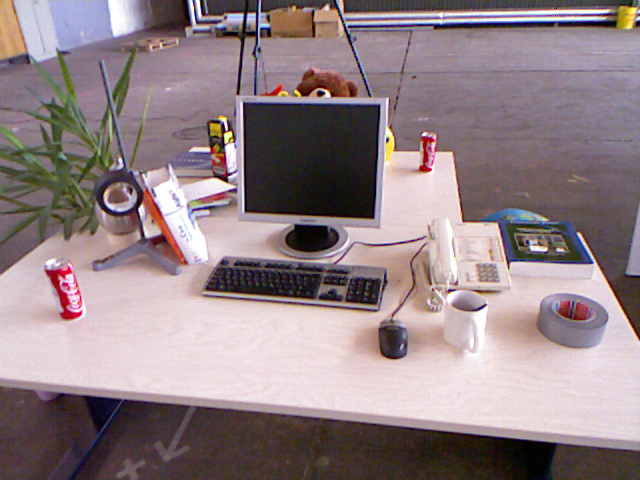
//> input picture ch7/1.png, 640 x 480 px
$ ./pose3d3d   (built with g++ and OpenCV 4)
//> lines starting //> are read from the running program, lines starting //| are printed output that depends on the picture
#include <iostream>
#include <opencv2/core/core.hpp>
#include <opencv2/features2d/features2d.hpp>
#include <opencv2/imgproc.hpp>
#include <opencv2/highgui/highgui.hpp>
#include <opencv2/calib3d/calib3d.hpp>
#include <vector>
#include <Eigen/Core>
#include <Eigen/Geometry>
#include <Eigen/SVD>
#include <g2o/core/base_vertex.h>
#include <g2o/core/base_unary_edge.h>
#include <g2o/core/block_solver.h>
#include <g2o/core/optimization_algorithm_gauss_newton.h>
#include <g2o/core/optimization_algorithm_levenberg.h>
#include <g2o/solvers/dense/linear_solver_dense.h>
#include <chrono>
// #include <sophus/se3.hpp>

using namespace std;
using namespace cv;

// [48 lines of commented-out code are left out]

void find_feature_matches(
    const Mat &img_1, const Mat &img_2,
    std::vector<KeyPoint> &keypoints_1,
    std::vector<KeyPoint> &keypoints_2,
    std::vector<DMatch> &matches)
{
    //-- 初始化
    Mat descriptors_1, descriptors_2;
    Ptr<SIFT> detector = SIFT::create();
    detector->detectAndCompute(img_1, noArray(), keypoints_1, descriptors_1);
    detector->detectAndCompute(img_2, noArray(), keypoints_2, descriptors_2);

    Ptr<DescriptorMatcher> matcher = DescriptorMatcher::create(DescriptorMatcher::FLANNBASED);
    vector<vector<DMatch>> knn_matches;
    matcher->knnMatch(descriptors_1, descriptors_2, knn_matches, 2);

    const float ratio_thresh = 0.25f;
    for (size_t i = 0; i < knn_matches.size(); i++)
        if (knn_matches[i][0].distance < ratio_thresh * knn_matches[i][1].distance)
            matches.push_back(knn_matches[i][0]);

    Mat img_matches;
    drawMatches(img_1, keypoints_1, img_2, keypoints_2, matches, img_matches);
    namedWindow("Matches", WINDOW_NORMAL);
    imshow("Matches", img_matches );
    waitKey();
}

// 像素坐标转相机归一化坐标
Point2d pixel2cam(const Point2d &p, const Mat &K)
{
    return Point2d(
        (p.x - K.at<double>(0, 2)) / K.at<double>(0, 0),
        (p.y - K.at<double>(1, 2)) / K.at<double>(1, 1));
}

void pose_estimation_3d3d(
    const vector<Point3f> &pts1,
    const vector<Point3f> &pts2,
    Mat &R, Mat &t)
{
    Point3f p1, p2; // center of mass
    int N = pts1.size();
    for (int i = 0; i < N; i++)
    {
        p1 += pts1[i];
        p2 += pts2[i];
    }
    p1 = Point3f(Vec3f(p1) / N);
    p2 = Point3f(Vec3f(p2) / N);
    vector<Point3f> q1(N), q2(N); // remove the center
    for (int i = 0; i < N; i++)
    {
        q1[i] = pts1[i] - p1;
        q2[i] = pts2[i] - p2;
    }

    // compute q1*q2^T
    Eigen::Matrix3d W = Eigen::Matrix3d::Zero();
    for (int i = 0; i < N; i++)
    {
        W += Eigen::Vector3d(q1[i].x, q1[i].y, q1[i].z) * Eigen::Vector3d(q2[i].x, q2[i].y, q2[i].z).transpose();
    }
    // cout << "W=" << W << endl;

    // SVD on W
    Eigen::JacobiSVD<Eigen::Matrix3d> svd(W, Eigen::ComputeFullU | Eigen::ComputeFullV);
    Eigen::Matrix3d U = svd.matrixU();
    Eigen::Matrix3d V = svd.matrixV();

    if (U.determinant() * V.determinant() < 0)
    {
        for (int x = 0; x < 3; ++x)
        {
            U(x, 2) *= -1;
        }
    }

    // cout << "U=" << U << endl;
    // cout << "V=" << V << endl;

    Eigen::Matrix3d R_ = U * (V.transpose());
    Eigen::Vector3d t_ = Eigen::Vector3d(p1.x, p1.y, p1.z) - R_ * Eigen::Vector3d(p2.x, p2.y, p2.z);

    // convert to cv::Mat
    R = (Mat_<double>(3, 3) << R_(0, 0), R_(0, 1), R_(0, 2),
         R_(1, 0), R_(1, 1), R_(1, 2),
         R_(2, 0), R_(2, 1), R_(2, 2));
    t = (Mat_<double>(3, 1) << t_(0, 0), t_(1, 0), t_(2, 0));
}

// [53 lines of commented-out code are left out]

int main(int argc, char **argv)
{
    //-- 读取IR图像
    Mat img_1 = imread("../1.png", IMREAD_COLOR);
//> img_1 is the input picture: 480 rows x 640 cols, CV_8UC3; mean B, G, R 133.9, 129.9, 146.3
    Mat img_2 = imread("../2.png", IMREAD_COLOR);
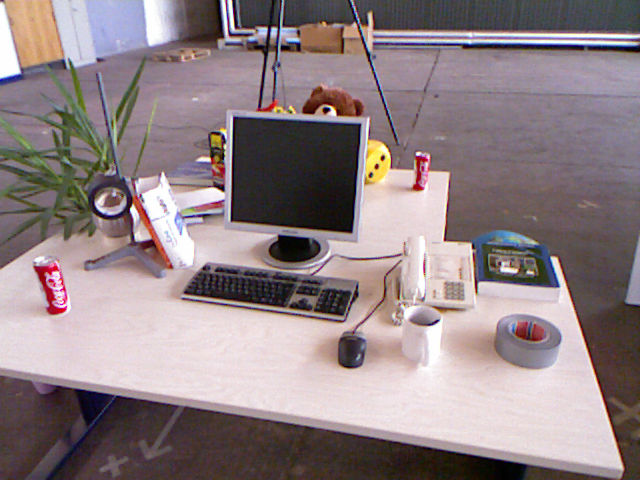
//> input picture ch7/2.png, 640 x 480 px
//> img_2 is the input picture: 480 rows x 640 cols, CV_8UC3; mean B, G, R 133.1, 129.9, 144.4

    vector<KeyPoint> keypoints_1, keypoints_2;
    vector<DMatch> matches;
    find_feature_matches(img_1, img_2, keypoints_1, keypoints_2, matches);
//> in find_feature_matches, `detector->detectAndCompute(img_1, noArray(), keypoints_1, descriptors_..`: keypoints_1 = 1527 keypoints; strongest (x, y, size): (387, 140, 2.3), (226, 127, 2.4), (320, 94, 3.9), (228, 135, 4.7)
//> in find_feature_matches, `detector->detectAndCompute(img_2, noArray(), keypoints_2, descriptors_..`: keypoints_2 = 1429 keypoints; strongest (x, y, size): (383, 158, 3.1), (377, 166, 3.2), (326, 110, 4), (133, 210, 4.8)
//> in find_feature_matches, `matcher->knnMatch(descriptors_1, descriptors_2, knn_matches, 2);`: knn_matches = 1527 matches
//> in find_feature_matches, `drawMatches(img_1, keypoints_1, img_2, keypoints_2, matches, img_match..`:
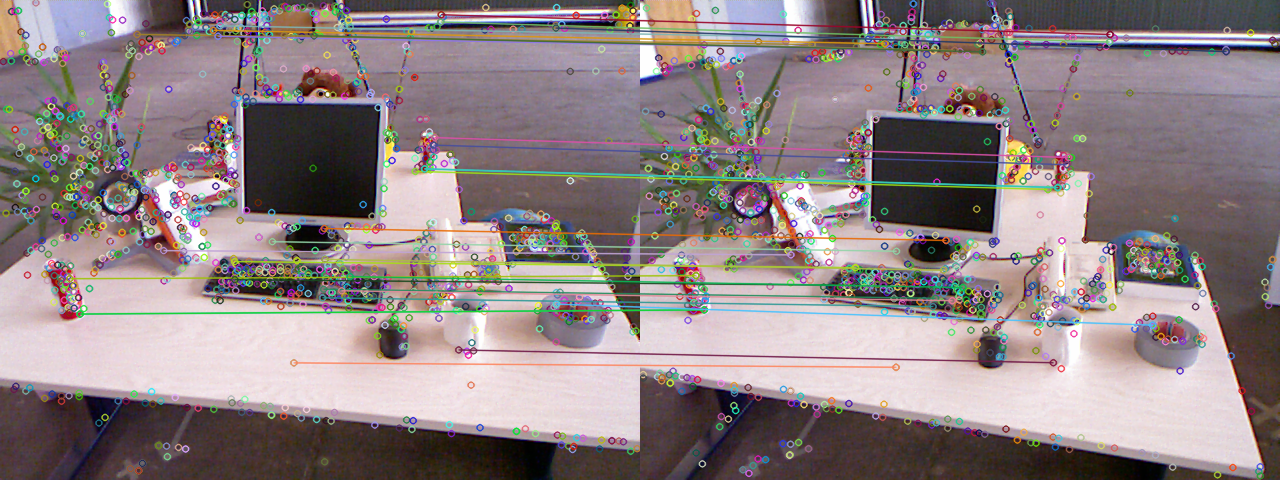
//> img_matches: 480 rows x 1280 cols, CV_8UC3; mean B, G, R 132.6, 130.8, 143.6
//> matches = 30 matches
    cout << "一共找到了" << matches.size() << "组匹配点" << endl;
//| 一共找到了30组匹配点

    // 建立3D点
    Mat depth1 = imread("../1_depth.png", IMREAD_UNCHANGED); // 深度图为16位无符号数，单通道图像
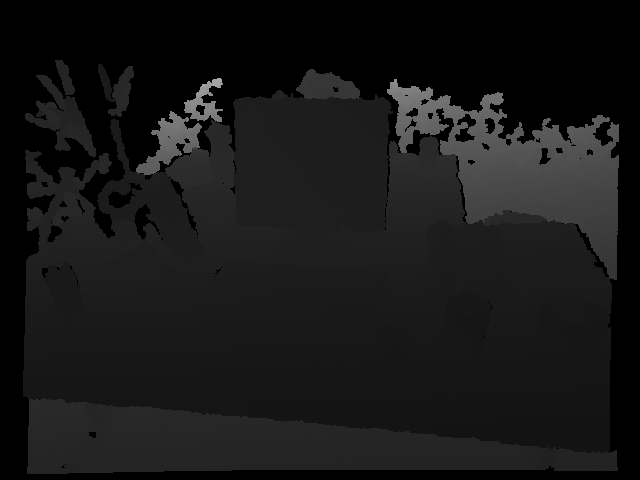
//> input picture ch7/1_depth.png, 640 x 480 px
//> depth1 is the input picture: 480 rows x 640 cols, CV_16UC1; min 0, max 42819, mean 5969.1
    Mat depth2 = imread("../2_depth.png", IMREAD_UNCHANGED); // 深度图为16位无符号数，单通道图像
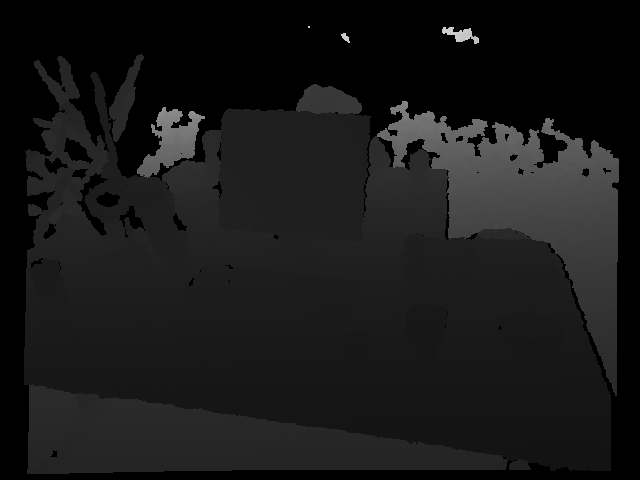
//> input picture ch7/2_depth.png, 640 x 480 px
//> depth2 is the input picture: 480 rows x 640 cols, CV_16UC1; min 0, max 52492, mean 6231.4
    Mat K = (Mat_<double>(3, 3) << 509, 0, 317, 0, 509.0, 248, 0, 0, 1);
    vector<Point3f> pts1, pts2;

    for (DMatch m : matches)
    {
        ushort d1 = depth1.ptr<unsigned short>(int(keypoints_1[m.queryIdx].pt.y))[int(keypoints_1[m.queryIdx].pt.x)];
        ushort d2 = depth2.ptr<unsigned short>(int(keypoints_2[m.trainIdx].pt.y))[int(keypoints_2[m.trainIdx].pt.x)];
        if (d1 == 0 || d2 == 0) // bad depth
            continue;
        Point2d p1 = pixel2cam(keypoints_1[m.queryIdx].pt, K);
        Point2d p2 = pixel2cam(keypoints_2[m.trainIdx].pt, K);
        float dd1 = float(d1) / 1000.0;
        float dd2 = float(d2) / 1000.0;
        pts1.push_back(Point3f(p1.x * dd1, p1.y * dd1, dd1));
        pts2.push_back(Point3f(p2.x * dd2, p2.y * dd2, dd2));
    }
//> this loop made 30 passes
//> (d1, d2, p1, p2, dd1, dd2) on passes 1, 2, 3, 5, 9, 10, 11, 13, 15: (6439, 6870, Point(-0.487, 0.0594), Point(-0.514, 0.0533), 6.44, 6.87), (6671, 7080, Point(-0.466, 0.129), Point(-0.498, 0.121), 6.67, 7.08), (6671, 7080, Point(-0.466, 0.129), Point(-0.498, 0.121), 6.67, 7.08), (8355, 8704, Point(-0.302, 0.00414), Point(-0.327, 0.0125), 8.35, 8.7), (7994, 7860, Point(-0.163, 0.0257), Point(-0.2, 0.0377), 7.99, 7.86), (7219, 7478, Point(-0.162, 0.0613), Point(-0.201, 0.0725), 7.22, 7.48), (8430, 8704, Point(-0.0888, -0.0134), Point(-0.12, 0.00535), 8.43, 8.7), (5891, 6100, Point(-0.0463, 0.225), Point(-0.121, 0.233), 5.89, 6.1), (6746, 6945, Point(0.0101, 0.0969), Point(-0.0481, 0.114), 6.75, 6.95)
//> (d1, d2) on passes 4, 6, 7, 8, 12, 14: (0, 0), (0, 0), (0, 0), (0, 0), (0, 0), (0, 0)

    cout << "3d-3d pairs: " << pts1.size() << endl;
//| 3d-3d pairs: 21
    Mat R, t;
    pose_estimation_3d3d(pts1, pts2, R, t);
//> in pose_estimation_3d3d, `int N = pts1.size();`: N = 21
//> the loop in pose_estimation_3d3d, `for (int i = 0; i < N; i++)` made 21 passes
//> (p1, p2) on passes 1 to 12: (Point3(-3.13, 0.382, 6.44), Point3(-3.53, 0.366, 6.87)), (Point3(-6.24, 1.24, 13.11), Point3(-7.05, 1.22, 13.95)), (Point3(-9.36, 2.1, 19.78), Point3(-10.57, 2.07, 21.03)), (Point3(-11.88, 2.14, 28.14), Point3(-13.42, 2.18, 29.73)), (Point3(-13.18, 2.34, 36.13), Point3(-15, 2.48, 37.59)), (Point3(-14.36, 2.78, 43.35), Point3(-16.5, 3.02, 45.07)), (Point3(-15.1, 2.67, 51.78), Point3(-17.54, 3.07, 53.78)), (Point3(-15.38, 3.99, 57.67), Point3(-18.28, 4.49, 59.88)), (Point3(-15.31, 4.65, 64.42), Point3(-18.61, 5.28, 66.82)), (Point3(-15.22, 5.2, 71.34), Point3(-18.92, 5.98, 73.95)), (Point3(-15.12, 4.9, 79.1), Point3(-19.1, 5.85, 82.2)), (Point3(-15.01, 5.06, 86.83), Point3(-19.32, 6.19, 90.22))
//> in pose_estimation_3d3d, `p1 = Point3f(Vec3f(p1) / N);`: p1 = Point3(0.0916, -0.0786, 7.95)
//> in pose_estimation_3d3d, `p2 = Point3f(Vec3f(p2) / N);`: p2 = Point3(-0.222, 0.102, 8.2)
//> the loop in pose_estimation_3d3d, `for (int i = 0; i < N; i++)` made 21 passes
//> in pose_estimation_3d3d, `R = (Mat_<double>(3, 3) << R_(0, 0), R_(0, 1), R_(0, 2), R_(1, 0), R_(..`: R = [[0.998, 0.0491, -0.0421], [-0.0503, 0.998, -0.0281], [0.0407, 0.0301, 0.999]]
//> in pose_estimation_3d3d, `t = (Mat_<double>(3, 1) << t_(0, 0), t_(1, 0), t_(2, 0));`: t = [0.654, 0.0386, -0.227]
//> t = [0.654, 0.0386, -0.227]
    cout << "ICP via SVD results: " << endl;
    cout << "R = " << R << endl;
//| R = [0.9979054472798976, 0.04909393531370036, -0.04212485969735408;
//|  -0.05029994204969253, 0.9983398096883392, -0.02806314703037083;
//|  0.04067719408839598, 0.03012324529105184, 0.9987181564256408]
    cout << "t = " << t << endl;
//| t = [0.6538111039376034;
//|  0.03861580792175394;
//|  -0.2270858393541975]
    cout << "R_inv = " << R.t() << endl;
//| R_inv = [0.9979054472798976, -0.05029994204969253, 0.04067719408839598;
//|  0.04909393531370036, 0.9983398096883392, 0.03012324529105184;
//|  -0.04212485969735408, -0.02806314703037083, 0.9987181564256408]
    cout << "t_inv = " << -R.t() * t << endl;
//| t_inv = [-0.6412620744486145;
//|  -0.06380929593466614;
//|  0.2554201329475418]

    // [11 lines of commented-out code are left out]
}
